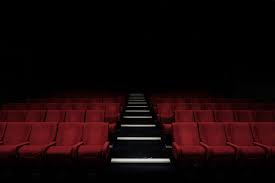
#> input picture New folder/bg/front.jpg, 275 x 183 px, found by its file name
$ python -i main.py   (imports and definitions only)
#> lines starting #> are read from the running program, lines starting #| are printed output that depends on the picture
import tkinter as tk
from tkinter import messagebox, ttk
import pandas as pd
import requests
from PIL import Image, ImageTk
import io

# Path to Excel file to store user data
USER_DATA_FILE = "Book1.xlsx"

# Initialize Excel file if it doesn't exist
# [148 lines left out: functions initialize_excel, validate_login, register_user, get_movie_recommendations, fetch_movie_details, show_movie_details and 1 more, not called in this run]

def show_login():
    # [9 lines left out: function login, not called in this run]

    def open_register():
        root.destroy()
        show_register()

    # Create the main Tkinter window
    root = tk.Tk()
    root.title("Filmfluence - Login")

    # Get screen width and height
    screen_width = root.winfo_screenwidth()
    screen_height = root.winfo_screenheight()

    # Set the window size as a percentage of screen size
    root.geometry(f"{int(screen_width * 0.6)}x{int(screen_height * 0.5)}")  # 60% width, 50% height
    root.configure(bg="black")

    # Load and display the background image
    try:
        # Replace "background.jpg" with the path to your background image
        bg_image = Image.open("bg\\front.jpg")
#> bg_image is the input picture: PIL image 275x183 RGB; mean R, G, B 22.4, 6.4, 7.3
        bg_image = bg_image.resize((int(screen_width * 0.6), int(screen_height * 0.5)), Image.Resampling.LANCZOS)
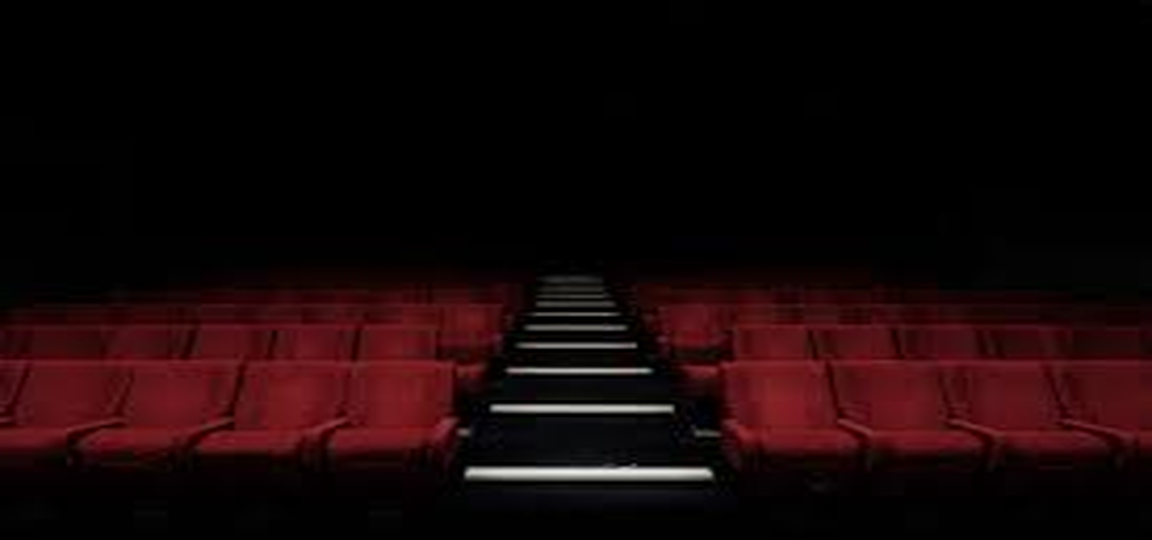
#> bg_image: PIL image 1152x540 RGB; mean R, G, B 22.4, 6.4, 7.4
        bg_photo = ImageTk.PhotoImage(bg_image)

        canvas = tk.Canvas(root, width=int(screen_width * 0.6), height=int(screen_height * 0.5))
        canvas.pack(fill="both", expand=True)
        canvas.create_image(0, 0, image=bg_photo, anchor="nw")
    except FileNotFoundError:
        messagebox.showerror("Error", "Background image not found!")
        return

    # Add the title label
    title_label = tk.Label(root, text="Filmfluence", fg="red", bg="black", font=("Arial", 20, "bold"))
    title_label.place(relx=0.5, y=30, anchor="center")

    # Email label and entry
    email_label = tk.Label(root, text="Email", fg="white", bg="black")
    email_label.place(relx=0.3, rely=0.3, anchor="center")
    email_entry = tk.Entry(root)
    email_entry.place(relx=0.5, rely=0.3, anchor="center")

    # Password label and entry
    password_label = tk.Label(root, text="Password", fg="white", bg="black")
    password_label.place(relx=0.3, rely=0.4, anchor="center")
    password_entry = tk.Entry(root, show="*")
    password_entry.place(relx=0.5, rely=0.4, anchor="center")

    # Login button
    login_button = tk.Button(root, text="Log In", command=login, bg="red", fg="white")
    login_button.place(relx=0.5, rely=0.5, anchor="center")

    # Register button
    register_button = tk.Button(root, text="Register", command=open_register, bg="gray", fg="white")
    register_button.place(relx=0.5, rely=0.6, anchor="center")

    # Keep a reference to the background image to prevent garbage collection
    canvas.image = bg_photo

    root.mainloop()

# [52 lines left out: function show_categories, not called in this run]

# Initialize and start the program
# [3 lines not run here, left out]

>>> result = show_login()
